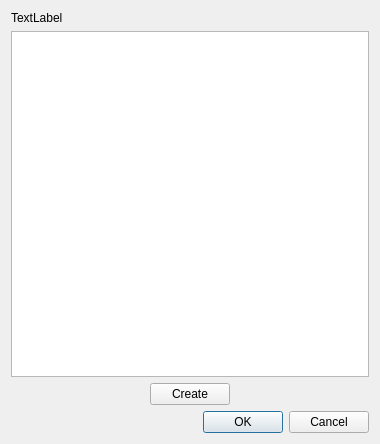
<?xml version="1.0" encoding="UTF-8"?>
<ui version="4.0">
 <class>Dialog</class>
 <widget class="QDialog" name="Dialog">
  <property name="geometry">
   <rect>
    <x>0</x>
    <y>0</y>
    <width>380</width>
    <height>444</height>
   </rect>
  </property>
  <property name="windowTitle">
   <string>Dialog</string>
  </property>
  <layout class="QVBoxLayout" name="verticalLayout">
   <item>
    <widget class="QLabel" name="label">
     <property name="text">
      <string>TextLabel</string>
     </property>
    </widget>
   </item>
   <item>
    <widget class="QTreeView" name="treeView"/>
   </item>
   <item>
    <layout class="QHBoxLayout" name="horizontalLayout">
     <item>
      <spacer name="horizontalSpacer_2">
       <property name="orientation">
        <enum>Qt::Horizontal</enum>
       </property>
       <property name="sizeHint" stdset="0">
        <size>
         <width>40</width>
         <height>20</height>
        </size>
       </property>
      </spacer>
     </item>
     <item>
      <widget class="QPushButton" name="createButton">
       <property name="text">
        <string>Create</string>
       </property>
      </widget>
     </item>
     <item>
      <spacer name="horizontalSpacer">
       <property name="orientation">
        <enum>Qt::Horizontal</enum>
       </property>
       <property name="sizeHint" stdset="0">
        <size>
         <width>40</width>
         <height>20</height>
        </size>
       </property>
      </spacer>
     </item>
    </layout>
   </item>
   <item>
    <widget class="QDialogButtonBox" name="buttonBox">
     <property name="orientation">
      <enum>Qt::Horizontal</enum>
     </property>
     <property name="standardButtons">
      <set>QDialogButtonBox::Cancel|QDialogButtonBox::Ok</set>
     </property>
    </widget>
   </item>
  </layout>
 </widget>
 <resources/>
 <connections>
  <connection>
   <sender>buttonBox</sender>
   <signal>accepted()</signal>
   <receiver>Dialog</receiver>
   <slot>accept()</slot>
   <hints>
    <hint type="sourcelabel">
     <x>257</x>
     <y>434</y>
    </hint>
    <hint type="destinationlabel">
     <x>157</x>
     <y>274</y>
    </hint>
   </hints>
  </connection>
  <connection>
   <sender>buttonBox</sender>
   <signal>rejected()</signal>
   <receiver>Dialog</receiver>
   <slot>reject()</slot>
   <hints>
    <hint type="sourcelabel">
     <x>325</x>
     <y>434</y>
    </hint>
    <hint type="destinationlabel">
     <x>286</x>
     <y>274</y>
    </hint>
   </hints>
  </connection>
  <connection>
   <sender>createButton</sender>
   <signal>clicked()</signal>
   <receiver>Dialog</receiver>
   <slot>on_create_clicked()</slot>
   <hints>
    <hint type="sourcelabel">
     <x>184</x>
     <y>400</y>
    </hint>
    <hint type="destinationlabel">
     <x>85</x>
     <y>396</y>
    </hint>
   </hints>
  </connection>
 </connections>
 <slots>
  <slot>on_create_clicked()</slot>
 </slots>
</ui>
